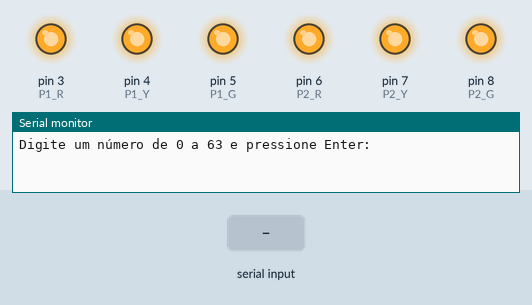
The sketch below on a simulated Arduino Uno, built with avr-gcc and run on an emulated ATmega328P. Shown: output pins drawn as LEDs (lit = HIGH), the last lines printed to the serial monitor. The test bench sets the inputs (shaded band).

Above: at 1.2 s.
1.3 s: "30,150\n" received over Serial
At 1.6 s:
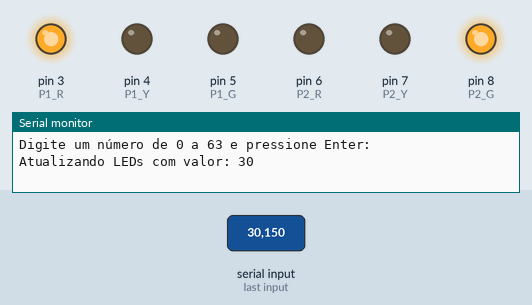
2.8 s: "5\n" received over Serial
At 3.8 s:
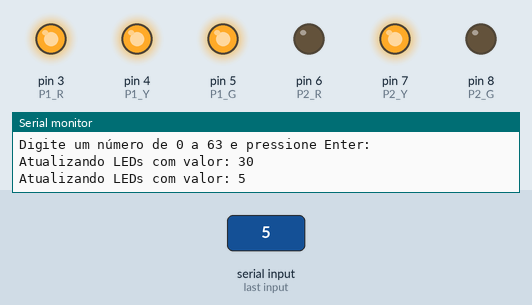
4.3 s: "0\n" received over Serial
At 4.9 s:
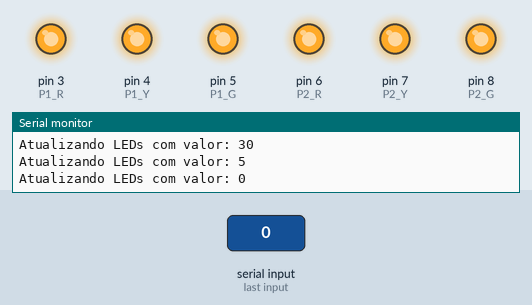
Timing chart, 0 to 7.3 s (numbered marks = the images above; inputs shaded):
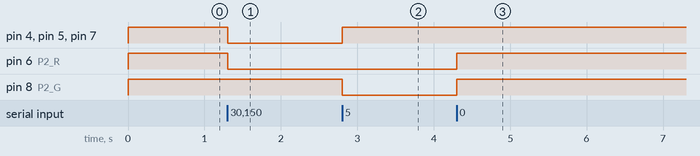

The sketch:

arduinoIDE_firmware.ino
```cpp
constexpr uint8_t P1_R = 3, P1_Y = 4, P1_G = 5;   // Semáforo 1
constexpr uint8_t P2_R = 6, P2_Y = 7, P2_G = 8;   // Semáforo 2
constexpr uint32_t BAUD = 9600;

void setup() {
  pinMode(P1_R, OUTPUT); pinMode(P1_Y, OUTPUT); pinMode(P1_G, OUTPUT);
  pinMode(P2_R, OUTPUT); pinMode(P2_Y, OUTPUT); pinMode(P2_G, OUTPUT);

  // Apaga todos
  digitalWrite(P1_R, HIGH); digitalWrite(P1_Y, HIGH); digitalWrite(P1_G, HIGH);
  digitalWrite(P2_R, HIGH); digitalWrite(P2_Y, HIGH); digitalWrite(P2_G, HIGH);

  Serial.begin(BAUD);
  Serial.println("Digite um número de 0 a 63 e pressione Enter:");
}

void updateLEDs(uint8_t frame) {
  Serial.print("Atualizando LEDs com valor: ");
  Serial.println(frame);

  digitalWrite(P1_R, (frame & 0b100000) ? LOW : HIGH);
  digitalWrite(P1_Y, (frame & 0b010000) ? LOW : HIGH);
  digitalWrite(P1_G, (frame & 0b001000) ? LOW : HIGH);

  digitalWrite(P2_R, (frame & 0b000100) ? LOW : HIGH);
  digitalWrite(P2_Y, (frame & 0b000010) ? LOW : HIGH);
  digitalWrite(P2_G, (frame & 0b000001) ? LOW : HIGH);
}

void loop() {
  if (Serial.available()) {
    String input = Serial.readStringUntil('\n');
    input.trim();  // remove espaços e quebras

    if (input.length() == 0) return;

    int frame = input.toInt();
    if (frame >= 0 && frame <= 63) {
      updateLEDs((uint8_t)frame);
    } else {
      Serial.println("Valor inválido! Use de 0 a 63.");
    }
  }
}
```

Measured:
- after the input at 1.3 s, pin 4 (P1_Y), pin 5 (P1_G), pin 6 (P2_R), pin 7 (P2_Y): HIGH → LOW at once
- after the input at 2.8 s, pin 4 (P1_Y), pin 5 (P1_G), pin 7 (P2_Y): LOW → HIGH at once; pin 8 (P2_G): HIGH → LOW at once
- after the input at 4.3 s, pin 6 (P2_R), pin 8 (P2_G): LOW → HIGH at once
